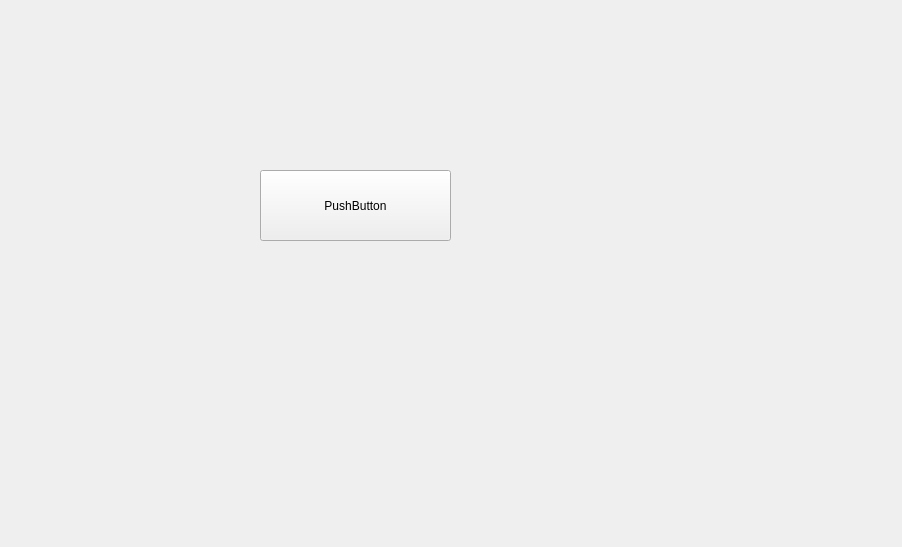
<?xml version="1.0" encoding="UTF-8"?>
<ui version="4.0">
 <class>MenuWidget</class>
 <widget class="QWidget" name="MenuWidget">
  <property name="geometry">
   <rect>
    <x>0</x>
    <y>0</y>
    <width>902</width>
    <height>547</height>
   </rect>
  </property>
  <property name="windowTitle">
   <string>MenuWidget</string>
  </property>
  <widget class="QPushButton" name="pushButton">
   <property name="geometry">
    <rect>
     <x>260</x>
     <y>170</y>
     <width>191</width>
     <height>71</height>
    </rect>
   </property>
   <property name="text">
    <string>PushButton</string>
   </property>
  </widget>
  <action name="actiontest">
   <property name="text">
    <string>test</string>
   </property>
   <property name="shortcut">
    <string>Ctrl+C</string>
   </property>
  </action>
 </widget>
 <layoutdefault spacing="6" margin="11"/>
 <resources/>
 <connections>
  <connection>
   <sender>pushButton</sender>
   <signal>clicked()</signal>
   <receiver>MenuWidget</receiver>
   <slot>Click()</slot>
   <hints>
    <hint type="sourcelabel">
     <x>352</x>
     <y>197</y>
    </hint>
    <hint type="destinationlabel">
     <x>499</x>
     <y>905</y>
    </hint>
   </hints>
  </connection>
 </connections>
 <slots>
  <slot>Click()</slot>
 </slots>
</ui>
